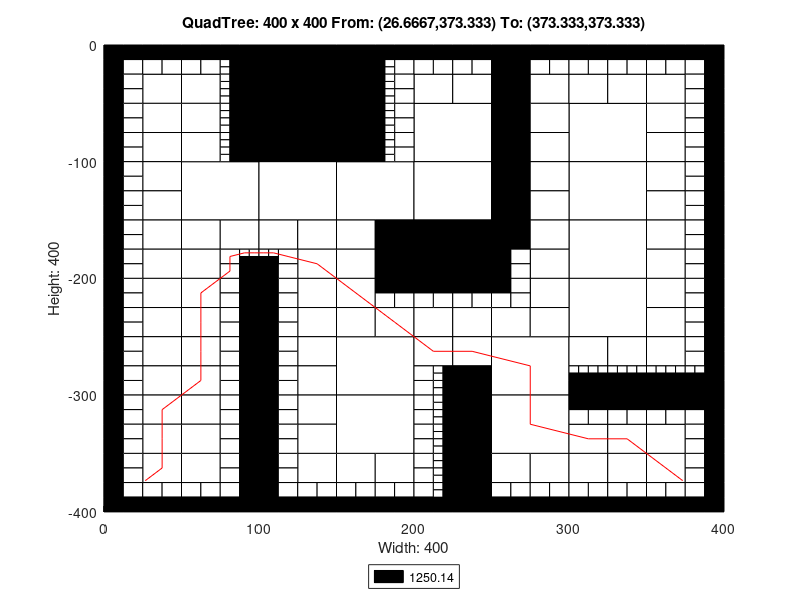

Recreate this plot in MATLAB.
axis([0 400 -400 0]);
title('QuadTree: 400 x 400 From: (26.6667,373.333) To: (373.333,373.333)');
xlabel('Width: 400');
ylabel('Height: 400');
rectangle('Position',[100 -50 50 50], 'FaceColor',[0 0 0]);
rectangle('Position',[100 -100 50 50], 'FaceColor',[0 0 0]);
rectangle('Position',[50 -150 50 50], 'FaceColor',[1 1 1]);
rectangle('Position',[100 -150 50 50], 'FaceColor',[1 1 1]);
rectangle('Position',[150 -150 50 50], 'FaceColor',[1 1 1]);
rectangle('Position',[200 -100 50 50], 'FaceColor',[1 1 1]);
rectangle('Position',[300 -100 50 50], 'FaceColor',[1 1 1]);
rectangle('Position',[200 -150 50 50], 'FaceColor',[1 1 1]);
rectangle('Position',[200 -200 50 50], 'FaceColor',[0 0 0]);
rectangle('Position',[300 -150 50 50], 'FaceColor',[1 1 1]);
rectangle('Position',[300 -200 50 50], 'FaceColor',[1 1 1]);
rectangle('Position',[150 -300 50 50], 'FaceColor',[1 1 1]);
rectangle('Position',[150 -350 50 50], 'FaceColor',[1 1 1]);
rectangle('Position',[250 -300 50 50], 'FaceColor',[1 1 1]);
rectangle('Position',[300 -250 50 50], 'FaceColor',[1 1 1]);
rectangle('Position',[250 -350 50 50], 'FaceColor',[1 1 1]);
rectangle('Position',[25 -50 25 25], 'FaceColor',[1 1 1]);
rectangle('Position',[50 -50 25 25], 'FaceColor',[1 1 1]);
rectangle('Position',[25 -75 25 25], 'FaceColor',[1 1 1]);
rectangle('Position',[25 -100 25 25], 'FaceColor',[1 1 1]);
rectangle('Position',[50 -75 25 25], 'FaceColor',[1 1 1]);
rectangle('Position',[50 -100 25 25], 'FaceColor',[1 1 1]);
rectangle('Position',[150 -25 25 25], 'FaceColor',[0 0 0]);
rectangle('Position',[150 -50 25 25], 'FaceColor',[0 0 0]);
rectangle('Position',[150 -75 25 25], 'FaceColor',[0 0 0]);
rectangle('Position',[150 -100 25 25], 'FaceColor',[0 0 0]);
rectangle('Position',[25 -125 25 25], 'FaceColor',[1 1 1]);
rectangle('Position',[25 -150 25 25], 'FaceColor',[1 1 1]);
rectangle('Position',[25 -175 25 25], 'FaceColor',[1 1 1]);
rectangle('Position',[25 -200 25 25], 'FaceColor',[1 1 1]);
rectangle('Position',[50 -175 25 25], 'FaceColor',[1 1 1]);
rectangle('Position',[75 -175 25 25], 'FaceColor',[1 1 1]);
rectangle('Position',[50 -200 25 25], 'FaceColor',[1 1 1]);
rectangle('Position',[100 -175 25 25], 'FaceColor',[1 1 1]);
rectangle('Position',[125 -175 25 25], 'FaceColor',[1 1 1]);
rectangle('Position',[125 -200 25 25], 'FaceColor',[1 1 1]);
rectangle('Position',[150 -175 25 25], 'FaceColor',[1 1 1]);
rectangle('Position',[175 -175 25 25], 'FaceColor',[0 0 0]);
rectangle('Position',[150 -200 25 25], 'FaceColor',[1 1 1]);
rectangle('Position',[175 -200 25 25], 'FaceColor',[0 0 0]);
rectangle('Position',[200 -50 25 25], 'FaceColor',[1 1 1]);
rectangle('Position',[225 -50 25 25], 'FaceColor',[1 1 1]);
rectangle('Position',[250 -25 25 25], 'FaceColor',[0 0 0]);
rectangle('Position',[250 -50 25 25], 'FaceColor',[0 0 0]);
rectangle('Position',[275 -50 25 25], 'FaceColor',[1 1 1]);
rectangle('Position',[250 -75 25 25], 'FaceColor',[0 0 0]);
rectangle('Position',[275 -75 25 25], 'FaceColor',[1 1 1]);
rectangle('Position',[250 -100 25 25], 'FaceColor',[0 0 0]);
rectangle('Position',[275 -100 25 25], 'FaceColor',[1 1 1]);
rectangle('Position',[300 -50 25 25], 'FaceColor',[1 1 1]);
rectangle('Position',[325 -50 25 25], 'FaceColor',[1 1 1]);
rectangle('Position',[350 -50 25 25], 'FaceColor',[1 1 1]);
rectangle('Position',[350 -75 25 25], 'FaceColor',[1 1 1]);
rectangle('Position',[350 -100 25 25], 'FaceColor',[1 1 1]);
rectangle('Position',[250 -125 25 25], 'FaceColor',[0 0 0]);
rectangle('Position',[275 -125 25 25], 'FaceColor',[1 1 1]);
rectangle('Position',[250 -150 25 25], 'FaceColor',[0 0 0]);
rectangle('Position',[275 -150 25 25], 'FaceColor',[1 1 1]);
rectangle('Position',[250 -175 25 25], 'FaceColor',[0 0 0]);
rectangle('Position',[275 -175 25 25], 'FaceColor',[1 1 1]);
rectangle('Position',[275 -200 25 25], 'FaceColor',[1 1 1]);
rectangle('Position',[350 -125 25 25], 'FaceColor',[1 1 1]);
rectangle('Position',[350 -150 25 25], 'FaceColor',[1 1 1]);
rectangle('Position',[350 -175 25 25], 'FaceColor',[1 1 1]);
rectangle('Position',[350 -200 25 25], 'FaceColor',[1 1 1]);
rectangle('Position',[25 -225 25 25], 'FaceColor',[1 1 1]);
rectangle('Position',[25 -250 25 25], 'FaceColor',[1 1 1]);
rectangle('Position',[50 -225 25 25], 'FaceColor',[1 1 1]);
rectangle('Position',[50 -250 25 25], 'FaceColor',[1 1 1]);
rectangle('Position',[25 -275 25 25], 'FaceColor',[1 1 1]);
rectangle('Position',[25 -300 25 25], 'FaceColor',[1 1 1]);
rectangle('Position',[50 -275 25 25], 'FaceColor',[1 1 1]);
rectangle('Position',[50 -300 25 25], 'FaceColor',[1 1 1]);
rectangle('Position',[125 -225 25 25], 'FaceColor',[1 1 1]);
rectangle('Position',[125 -250 25 25], 'FaceColor',[1 1 1]);
rectangle('Position',[150 -225 25 25], 'FaceColor',[1 1 1]);
rectangle('Position',[150 -250 25 25], 'FaceColor',[1 1 1]);
rectangle('Position',[175 -250 25 25], 'FaceColor',[1 1 1]);
rectangle('Position',[125 -275 25 25], 'FaceColor',[1 1 1]);
rectangle('Position',[125 -300 25 25], 'FaceColor',[1 1 1]);
rectangle('Position',[25 -325 25 25], 'FaceColor',[1 1 1]);
rectangle('Position',[25 -350 25 25], 'FaceColor',[1 1 1]);
rectangle('Position',[50 -325 25 25], 'FaceColor',[1 1 1]);
rectangle('Position',[50 -350 25 25], 'FaceColor',[1 1 1]);
rectangle('Position',[25 -375 25 25], 'FaceColor',[1 1 1]);
rectangle('Position',[50 -375 25 25], 'FaceColor',[1 1 1]);
rectangle('Position',[125 -325 25 25], 'FaceColor',[1 1 1]);
rectangle('Position',[125 -350 25 25], 'FaceColor',[1 1 1]);
rectangle('Position',[125 -375 25 25], 'FaceColor',[1 1 1]);
rectangle('Position',[150 -375 25 25], 'FaceColor',[1 1 1]);
rectangle('Position',[175 -375 25 25], 'FaceColor',[1 1 1]);
rectangle('Position',[200 -250 25 25], 'FaceColor',[1 1 1]);
rectangle('Position',[225 -250 25 25], 'FaceColor',[1 1 1]);
rectangle('Position',[275 -225 25 25], 'FaceColor',[1 1 1]);
rectangle('Position',[250 -250 25 25], 'FaceColor',[1 1 1]);
rectangle('Position',[275 -250 25 25], 'FaceColor',[1 1 1]);
rectangle('Position',[200 -275 25 25], 'FaceColor',[1 1 1]);
rectangle('Position',[225 -275 25 25], 'FaceColor',[1 1 1]);
rectangle('Position',[225 -300 25 25], 'FaceColor',[0 0 0]);
rectangle('Position',[350 -225 25 25], 'FaceColor',[1 1 1]);
rectangle('Position',[350 -250 25 25], 'FaceColor',[1 1 1]);
rectangle('Position',[300 -275 25 25], 'FaceColor',[1 1 1]);
rectangle('Position',[325 -275 25 25], 'FaceColor',[1 1 1]);
rectangle('Position',[350 -275 25 25], 'FaceColor',[1 1 1]);
rectangle('Position',[225 -325 25 25], 'FaceColor',[0 0 0]);
rectangle('Position',[225 -350 25 25], 'FaceColor',[0 0 0]);
rectangle('Position',[225 -375 25 25], 'FaceColor',[0 0 0]);
rectangle('Position',[225 -400 25 25], 'FaceColor',[0 0 0]);
rectangle('Position',[250 -375 25 25], 'FaceColor',[1 1 1]);
rectangle('Position',[275 -375 25 25], 'FaceColor',[1 1 1]);
rectangle('Position',[300 -350 25 25], 'FaceColor',[1 1 1]);
rectangle('Position',[325 -350 25 25], 'FaceColor',[1 1 1]);
rectangle('Position',[350 -350 25 25], 'FaceColor',[1 1 1]);
rectangle('Position',[300 -375 25 25], 'FaceColor',[1 1 1]);
rectangle('Position',[325 -375 25 25], 'FaceColor',[1 1 1]);
rectangle('Position',[350 -375 25 25], 'FaceColor',[1 1 1]);
rectangle('Position',[0 -12.5 12.5 12.5], 'FaceColor',[0 0 0]);
rectangle('Position',[12.5 -12.5 12.5 12.5], 'FaceColor',[0 0 0]);
rectangle('Position',[0 -25 12.5 12.5], 'FaceColor',[0 0 0]);
rectangle('Position',[12.5 -25 12.5 12.5], 'FaceColor',[1 1 1]);
rectangle('Position',[25 -12.5 12.5 12.5], 'FaceColor',[0 0 0]);
rectangle('Position',[37.5 -12.5 12.5 12.5], 'FaceColor',[0 0 0]);
rectangle('Position',[25 -25 12.5 12.5], 'FaceColor',[1 1 1]);
rectangle('Position',[37.5 -25 12.5 12.5], 'FaceColor',[1 1 1]);
rectangle('Position',[0 -37.5 12.5 12.5], 'FaceColor',[0 0 0]);
rectangle('Position',[12.5 -37.5 12.5 12.5], 'FaceColor',[1 1 1]);
rectangle('Position',[0 -50 12.5 12.5], 'FaceColor',[0 0 0]);
rectangle('Position',[12.5 -50 12.5 12.5], 'FaceColor',[1 1 1]);
rectangle('Position',[50 -12.5 12.5 12.5], 'FaceColor',[0 0 0]);
rectangle('Position',[62.5 -12.5 12.5 12.5], 'FaceColor',[0 0 0]);
rectangle('Position',[50 -25 12.5 12.5], 'FaceColor',[1 1 1]);
rectangle('Position',[62.5 -25 12.5 12.5], 'FaceColor',[1 1 1]);
rectangle('Position',[75 -12.5 12.5 12.5], 'FaceColor',[0 0 0]);
rectangle('Position',[87.5 -12.5 12.5 12.5], 'FaceColor',[0 0 0]);
rectangle('Position',[87.5 -25 12.5 12.5], 'FaceColor',[0 0 0]);
rectangle('Position',[87.5 -37.5 12.5 12.5], 'FaceColor',[0 0 0]);
rectangle('Position',[87.5 -50 12.5 12.5], 'FaceColor',[0 0 0]);
rectangle('Position',[0 -62.5 12.5 12.5], 'FaceColor',[0 0 0]);
rectangle('Position',[12.5 -62.5 12.5 12.5], 'FaceColor',[1 1 1]);
rectangle('Position',[0 -75 12.5 12.5], 'FaceColor',[0 0 0]);
rectangle('Position',[12.5 -75 12.5 12.5], 'FaceColor',[1 1 1]);
rectangle('Position',[0 -87.5 12.5 12.5], 'FaceColor',[0 0 0]);
rectangle('Position',[12.5 -87.5 12.5 12.5], 'FaceColor',[1 1 1]);
rectangle('Position',[0 -100 12.5 12.5], 'FaceColor',[0 0 0]);
rectangle('Position',[12.5 -100 12.5 12.5], 'FaceColor',[1 1 1]);
rectangle('Position',[87.5 -62.5 12.5 12.5], 'FaceColor',[0 0 0]);
rectangle('Position',[87.5 -75 12.5 12.5], 'FaceColor',[0 0 0]);
rectangle('Position',[87.5 -87.5 12.5 12.5], 'FaceColor',[0 0 0]);
rectangle('Position',[87.5 -100 12.5 12.5], 'FaceColor',[0 0 0]);
rectangle('Position',[175 -12.5 12.5 12.5], 'FaceColor',[0 0 0]);
rectangle('Position',[187.5 -12.5 12.5 12.5], 'FaceColor',[0 0 0]);
rectangle('Position',[187.5 -25 12.5 12.5], 'FaceColor',[1 1 1]);
rectangle('Position',[187.5 -37.5 12.5 12.5], 'FaceColor',[1 1 1]);
rectangle('Position',[187.5 -50 12.5 12.5], 'FaceColor',[1 1 1]);
rectangle('Position',[187.5 -62.5 12.5 12.5], 'FaceColor',[1 1 1]);
rectangle('Position',[187.5 -75 12.5 12.5], 'FaceColor',[1 1 1]);
rectangle('Position',[187.5 -87.5 12.5 12.5], 'FaceColor',[1 1 1]);
rectangle('Position',[187.5 -100 12.5 12.5], 'FaceColor',[1 1 1]);
rectangle('Position',[0 -112.5 12.5 12.5], 'FaceColor',[0 0 0]);
rectangle('Position',[12.5 -112.5 12.5 12.5], 'FaceColor',[1 1 1]);
rectangle('Position',[0 -125 12.5 12.5], 'FaceColor',[0 0 0]);
rectangle('Position',[12.5 -125 12.5 12.5], 'FaceColor',[1 1 1]);
rectangle('Position',[0 -137.5 12.5 12.5], 'FaceColor',[0 0 0]);
rectangle('Position',[12.5 -137.5 12.5 12.5], 'FaceColor',[1 1 1]);
rectangle('Position',[0 -150 12.5 12.5], 'FaceColor',[0 0 0]);
rectangle('Position',[12.5 -150 12.5 12.5], 'FaceColor',[1 1 1]);
rectangle('Position',[0 -162.5 12.5 12.5], 'FaceColor',[0 0 0]);
rectangle('Position',[12.5 -162.5 12.5 12.5], 'FaceColor',[1 1 1]);
rectangle('Position',[0 -175 12.5 12.5], 'FaceColor',[0 0 0]);
rectangle('Position',[12.5 -175 12.5 12.5], 'FaceColor',[1 1 1]);
rectangle('Position',[0 -187.5 12.5 12.5], 'FaceColor',[0 0 0]);
rectangle('Position',[12.5 -187.5 12.5 12.5], 'FaceColor',[1 1 1]);
rectangle('Position',[0 -200 12.5 12.5], 'FaceColor',[0 0 0]);
rectangle('Position',[12.5 -200 12.5 12.5], 'FaceColor',[1 1 1]);
rectangle('Position',[75 -187.5 12.5 12.5], 'FaceColor',[1 1 1]);
rectangle('Position',[75 -200 12.5 12.5], 'FaceColor',[1 1 1]);
rectangle('Position',[87.5 -200 12.5 12.5], 'FaceColor',[0 0 0]);
rectangle('Position',[112.5 -187.5 12.5 12.5], 'FaceColor',[1 1 1]);
rectangle('Position',[100 -200 12.5 12.5], 'FaceColor',[0 0 0]);
rectangle('Position',[112.5 -200 12.5 12.5], 'FaceColor',[1 1 1]);
rectangle('Position',[200 -12.5 12.5 12.5], 'FaceColor',[0 0 0]);
rectangle('Position',[212.5 -12.5 12.5 12.5], 'FaceColor',[0 0 0]);
rectangle('Position',[200 -25 12.5 12.5], 'FaceColor',[1 1 1]);
rectangle('Position',[212.5 -25 12.5 12.5], 'FaceColor',[1 1 1]);
rectangle('Position',[225 -12.5 12.5 12.5], 'FaceColor',[0 0 0]);
rectangle('Position',[237.5 -12.5 12.5 12.5], 'FaceColor',[0 0 0]);
rectangle('Position',[225 -25 12.5 12.5], 'FaceColor',[1 1 1]);
rectangle('Position',[237.5 -25 12.5 12.5], 'FaceColor',[1 1 1]);
rectangle('Position',[275 -12.5 12.5 12.5], 'FaceColor',[0 0 0]);
rectangle('Position',[287.5 -12.5 12.5 12.5], 'FaceColor',[0 0 0]);
rectangle('Position',[275 -25 12.5 12.5], 'FaceColor',[1 1 1]);
rectangle('Position',[287.5 -25 12.5 12.5], 'FaceColor',[1 1 1]);
rectangle('Position',[300 -12.5 12.5 12.5], 'FaceColor',[0 0 0]);
rectangle('Position',[312.5 -12.5 12.5 12.5], 'FaceColor',[0 0 0]);
rectangle('Position',[300 -25 12.5 12.5], 'FaceColor',[1 1 1]);
rectangle('Position',[312.5 -25 12.5 12.5], 'FaceColor',[1 1 1]);
rectangle('Position',[325 -12.5 12.5 12.5], 'FaceColor',[0 0 0]);
rectangle('Position',[337.5 -12.5 12.5 12.5], 'FaceColor',[0 0 0]);
rectangle('Position',[325 -25 12.5 12.5], 'FaceColor',[1 1 1]);
rectangle('Position',[337.5 -25 12.5 12.5], 'FaceColor',[1 1 1]);
rectangle('Position',[350 -12.5 12.5 12.5], 'FaceColor',[0 0 0]);
rectangle('Position',[362.5 -12.5 12.5 12.5], 'FaceColor',[0 0 0]);
rectangle('Position',[350 -25 12.5 12.5], 'FaceColor',[1 1 1]);
rectangle('Position',[362.5 -25 12.5 12.5], 'FaceColor',[1 1 1]);
rectangle('Position',[375 -12.5 12.5 12.5], 'FaceColor',[0 0 0]);
rectangle('Position',[387.5 -12.5 12.5 12.5], 'FaceColor',[0 0 0]);
rectangle('Position',[375 -25 12.5 12.5], 'FaceColor',[1 1 1]);
rectangle('Position',[387.5 -25 12.5 12.5], 'FaceColor',[0 0 0]);
rectangle('Position',[375 -37.5 12.5 12.5], 'FaceColor',[1 1 1]);
rectangle('Position',[387.5 -37.5 12.5 12.5], 'FaceColor',[0 0 0]);
rectangle('Position',[375 -50 12.5 12.5], 'FaceColor',[1 1 1]);
rectangle('Position',[387.5 -50 12.5 12.5], 'FaceColor',[0 0 0]);
rectangle('Position',[375 -62.5 12.5 12.5], 'FaceColor',[1 1 1]);
rectangle('Position',[387.5 -62.5 12.5 12.5], 'FaceColor',[0 0 0]);
rectangle('Position',[375 -75 12.5 12.5], 'FaceColor',[1 1 1]);
rectangle('Position',[387.5 -75 12.5 12.5], 'FaceColor',[0 0 0]);
rectangle('Position',[375 -87.5 12.5 12.5], 'FaceColor',[1 1 1]);
rectangle('Position',[387.5 -87.5 12.5 12.5], 'FaceColor',[0 0 0]);
rectangle('Position',[375 -100 12.5 12.5], 'FaceColor',[1 1 1]);
rectangle('Position',[387.5 -100 12.5 12.5], 'FaceColor',[0 0 0]);
rectangle('Position',[250 -187.5 12.5 12.5], 'FaceColor',[0 0 0]);
rectangle('Position',[262.5 -187.5 12.5 12.5], 'FaceColor',[1 1 1]);
rectangle('Position',[250 -200 12.5 12.5], 'FaceColor',[0 0 0]);
rectangle('Position',[262.5 -200 12.5 12.5], 'FaceColor',[1 1 1]);
rectangle('Position',[375 -112.5 12.5 12.5], 'FaceColor',[1 1 1]);
rectangle('Position',[387.5 -112.5 12.5 12.5], 'FaceColor',[0 0 0]);
rectangle('Position',[375 -125 12.5 12.5], 'FaceColor',[1 1 1]);
rectangle('Position',[387.5 -125 12.5 12.5], 'FaceColor',[0 0 0]);
rectangle('Position',[375 -137.5 12.5 12.5], 'FaceColor',[1 1 1]);
rectangle('Position',[387.5 -137.5 12.5 12.5], 'FaceColor',[0 0 0]);
rectangle('Position',[375 -150 12.5 12.5], 'FaceColor',[1 1 1]);
rectangle('Position',[387.5 -150 12.5 12.5], 'FaceColor',[0 0 0]);
rectangle('Position',[375 -162.5 12.5 12.5], 'FaceColor',[1 1 1]);
rectangle('Position',[387.5 -162.5 12.5 12.5], 'FaceColor',[0 0 0]);
rectangle('Position',[375 -175 12.5 12.5], 'FaceColor',[1 1 1]);
rectangle('Position',[387.5 -175 12.5 12.5], 'FaceColor',[0 0 0]);
rectangle('Position',[375 -187.5 12.5 12.5], 'FaceColor',[1 1 1]);
rectangle('Position',[387.5 -187.5 12.5 12.5], 'FaceColor',[0 0 0]);
rectangle('Position',[375 -200 12.5 12.5], 'FaceColor',[1 1 1]);
rectangle('Position',[387.5 -200 12.5 12.5], 'FaceColor',[0 0 0]);
rectangle('Position',[0 -212.5 12.5 12.5], 'FaceColor',[0 0 0]);
rectangle('Position',[12.5 -212.5 12.5 12.5], 'FaceColor',[1 1 1]);
rectangle('Position',[0 -225 12.5 12.5], 'FaceColor',[0 0 0]);
rectangle('Position',[12.5 -225 12.5 12.5], 'FaceColor',[1 1 1]);
rectangle('Position',[0 -237.5 12.5 12.5], 'FaceColor',[0 0 0]);
rectangle('Position',[12.5 -237.5 12.5 12.5], 'FaceColor',[1 1 1]);
rectangle('Position',[0 -250 12.5 12.5], 'FaceColor',[0 0 0]);
rectangle('Position',[12.5 -250 12.5 12.5], 'FaceColor',[1 1 1]);
rectangle('Position',[75 -212.5 12.5 12.5], 'FaceColor',[1 1 1]);
rectangle('Position',[87.5 -212.5 12.5 12.5], 'FaceColor',[0 0 0]);
rectangle('Position',[75 -225 12.5 12.5], 'FaceColor',[1 1 1]);
rectangle('Position',[87.5 -225 12.5 12.5], 'FaceColor',[0 0 0]);
rectangle('Position',[75 -237.5 12.5 12.5], 'FaceColor',[1 1 1]);
rectangle('Position',[87.5 -237.5 12.5 12.5], 'FaceColor',[0 0 0]);
rectangle('Position',[75 -250 12.5 12.5], 'FaceColor',[1 1 1]);
rectangle('Position',[87.5 -250 12.5 12.5], 'FaceColor',[0 0 0]);
rectangle('Position',[0 -262.5 12.5 12.5], 'FaceColor',[0 0 0]);
rectangle('Position',[12.5 -262.5 12.5 12.5], 'FaceColor',[1 1 1]);
rectangle('Position',[0 -275 12.5 12.5], 'FaceColor',[0 0 0]);
rectangle('Position',[12.5 -275 12.5 12.5], 'FaceColor',[1 1 1]);
rectangle('Position',[0 -287.5 12.5 12.5], 'FaceColor',[0 0 0]);
rectangle('Position',[12.5 -287.5 12.5 12.5], 'FaceColor',[1 1 1]);
rectangle('Position',[0 -300 12.5 12.5], 'FaceColor',[0 0 0]);
rectangle('Position',[12.5 -300 12.5 12.5], 'FaceColor',[1 1 1]);
rectangle('Position',[75 -262.5 12.5 12.5], 'FaceColor',[1 1 1]);
rectangle('Position',[87.5 -262.5 12.5 12.5], 'FaceColor',[0 0 0]);
rectangle('Position',[75 -275 12.5 12.5], 'FaceColor',[1 1 1]);
rectangle('Position',[87.5 -275 12.5 12.5], 'FaceColor',[0 0 0]);
rectangle('Position',[75 -287.5 12.5 12.5], 'FaceColor',[1 1 1]);
rectangle('Position',[87.5 -287.5 12.5 12.5], 'FaceColor',[0 0 0]);
rectangle('Position',[75 -300 12.5 12.5], 'FaceColor',[1 1 1]);
rectangle('Position',[87.5 -300 12.5 12.5], 'FaceColor',[0 0 0]);
rectangle('Position',[100 -212.5 12.5 12.5], 'FaceColor',[0 0 0]);
rectangle('Position',[112.5 -212.5 12.5 12.5], 'FaceColor',[1 1 1]);
rectangle('Position',[100 -225 12.5 12.5], 'FaceColor',[0 0 0]);
rectangle('Position',[112.5 -225 12.5 12.5], 'FaceColor',[1 1 1]);
rectangle('Position',[100 -237.5 12.5 12.5], 'FaceColor',[0 0 0]);
rectangle('Position',[112.5 -237.5 12.5 12.5], 'FaceColor',[1 1 1]);
rectangle('Position',[100 -250 12.5 12.5], 'FaceColor',[0 0 0]);
rectangle('Position',[112.5 -250 12.5 12.5], 'FaceColor',[1 1 1]);
rectangle('Position',[175 -212.5 12.5 12.5], 'FaceColor',[0 0 0]);
rectangle('Position',[187.5 -212.5 12.5 12.5], 'FaceColor',[0 0 0]);
rectangle('Position',[175 -225 12.5 12.5], 'FaceColor',[1 1 1]);
rectangle('Position',[187.5 -225 12.5 12.5], 'FaceColor',[1 1 1]);
rectangle('Position',[100 -262.5 12.5 12.5], 'FaceColor',[0 0 0]);
rectangle('Position',[112.5 -262.5 12.5 12.5], 'FaceColor',[1 1 1]);
rectangle('Position',[100 -275 12.5 12.5], 'FaceColor',[0 0 0]);
rectangle('Position',[112.5 -275 12.5 12.5], 'FaceColor',[1 1 1]);
rectangle('Position',[100 -287.5 12.5 12.5], 'FaceColor',[0 0 0]);
rectangle('Position',[112.5 -287.5 12.5 12.5], 'FaceColor',[1 1 1]);
rectangle('Position',[100 -300 12.5 12.5], 'FaceColor',[0 0 0]);
rectangle('Position',[112.5 -300 12.5 12.5], 'FaceColor',[1 1 1]);
rectangle('Position',[0 -312.5 12.5 12.5], 'FaceColor',[0 0 0]);
rectangle('Position',[12.5 -312.5 12.5 12.5], 'FaceColor',[1 1 1]);
rectangle('Position',[0 -325 12.5 12.5], 'FaceColor',[0 0 0]);
rectangle('Position',[12.5 -325 12.5 12.5], 'FaceColor',[1 1 1]);
rectangle('Position',[0 -337.5 12.5 12.5], 'FaceColor',[0 0 0]);
rectangle('Position',[12.5 -337.5 12.5 12.5], 'FaceColor',[1 1 1]);
rectangle('Position',[0 -350 12.5 12.5], 'FaceColor',[0 0 0]);
rectangle('Position',[12.5 -350 12.5 12.5], 'FaceColor',[1 1 1]);
rectangle('Position',[75 -312.5 12.5 12.5], 'FaceColor',[1 1 1]);
rectangle('Position',[87.5 -312.5 12.5 12.5], 'FaceColor',[0 0 0]);
rectangle('Position',[75 -325 12.5 12.5], 'FaceColor',[1 1 1]);
rectangle('Position',[87.5 -325 12.5 12.5], 'FaceColor',[0 0 0]);
rectangle('Position',[75 -337.5 12.5 12.5], 'FaceColor',[1 1 1]);
rectangle('Position',[87.5 -337.5 12.5 12.5], 'FaceColor',[0 0 0]);
rectangle('Position',[75 -350 12.5 12.5], 'FaceColor',[1 1 1]);
rectangle('Position',[87.5 -350 12.5 12.5], 'FaceColor',[0 0 0]);
rectangle('Position',[0 -362.5 12.5 12.5], 'FaceColor',[0 0 0]);
rectangle('Position',[12.5 -362.5 12.5 12.5], 'FaceColor',[1 1 1]);
rectangle('Position',[0 -375 12.5 12.5], 'FaceColor',[0 0 0]);
rectangle('Position',[12.5 -375 12.5 12.5], 'FaceColor',[1 1 1]);
rectangle('Position',[0 -387.5 12.5 12.5], 'FaceColor',[0 0 0]);
rectangle('Position',[12.5 -387.5 12.5 12.5], 'FaceColor',[1 1 1]);
rectangle('Position',[0 -400 12.5 12.5], 'FaceColor',[0 0 0]);
rectangle('Position',[12.5 -400 12.5 12.5], 'FaceColor',[0 0 0]);
rectangle('Position',[25 -387.5 12.5 12.5], 'FaceColor',[1 1 1]);
rectangle('Position',[37.5 -387.5 12.5 12.5], 'FaceColor',[1 1 1]);
rectangle('Position',[25 -400 12.5 12.5], 'FaceColor',[0 0 0]);
rectangle('Position',[37.5 -400 12.5 12.5], 'FaceColor',[0 0 0]);
rectangle('Position',[75 -362.5 12.5 12.5], 'FaceColor',[1 1 1]);
rectangle('Position',[87.5 -362.5 12.5 12.5], 'FaceColor',[0 0 0]);
rectangle('Position',[75 -375 12.5 12.5], 'FaceColor',[1 1 1]);
rectangle('Position',[87.5 -375 12.5 12.5], 'FaceColor',[0 0 0]);
rectangle('Position',[50 -387.5 12.5 12.5], 'FaceColor',[1 1 1]);
rectangle('Position',[62.5 -387.5 12.5 12.5], 'FaceColor',[1 1 1]);
rectangle('Position',[50 -400 12.5 12.5], 'FaceColor',[0 0 0]);
rectangle('Position',[62.5 -400 12.5 12.5], 'FaceColor',[0 0 0]);
rectangle('Position',[75 -387.5 12.5 12.5], 'FaceColor',[1 1 1]);
rectangle('Position',[87.5 -387.5 12.5 12.5], 'FaceColor',[0 0 0]);
rectangle('Position',[75 -400 12.5 12.5], 'FaceColor',[0 0 0]);
rectangle('Position',[87.5 -400 12.5 12.5], 'FaceColor',[0 0 0]);
rectangle('Position',[100 -312.5 12.5 12.5], 'FaceColor',[0 0 0]);
rectangle('Position',[112.5 -312.5 12.5 12.5], 'FaceColor',[1 1 1]);
rectangle('Position',[100 -325 12.5 12.5], 'FaceColor',[0 0 0]);
rectangle('Position',[112.5 -325 12.5 12.5], 'FaceColor',[1 1 1]);
rectangle('Position',[100 -337.5 12.5 12.5], 'FaceColor',[0 0 0]);
rectangle('Position',[112.5 -337.5 12.5 12.5], 'FaceColor',[1 1 1]);
rectangle('Position',[100 -350 12.5 12.5], 'FaceColor',[0 0 0]);
rectangle('Position',[112.5 -350 12.5 12.5], 'FaceColor',[1 1 1]);
rectangle('Position',[100 -362.5 12.5 12.5], 'FaceColor',[0 0 0]);
rectangle('Position',[112.5 -362.5 12.5 12.5], 'FaceColor',[1 1 1]);
rectangle('Position',[100 -375 12.5 12.5], 'FaceColor',[0 0 0]);
rectangle('Position',[112.5 -375 12.5 12.5], 'FaceColor',[1 1 1]);
rectangle('Position',[100 -387.5 12.5 12.5], 'FaceColor',[0 0 0]);
rectangle('Position',[112.5 -387.5 12.5 12.5], 'FaceColor',[1 1 1]);
rectangle('Position',[100 -400 12.5 12.5], 'FaceColor',[0 0 0]);
rectangle('Position',[112.5 -400 12.5 12.5], 'FaceColor',[0 0 0]);
rectangle('Position',[125 -387.5 12.5 12.5], 'FaceColor',[1 1 1]);
rectangle('Position',[137.5 -387.5 12.5 12.5], 'FaceColor',[1 1 1]);
rectangle('Position',[125 -400 12.5 12.5], 'FaceColor',[0 0 0]);
rectangle('Position',[137.5 -400 12.5 12.5], 'FaceColor',[0 0 0]);
rectangle('Position',[150 -387.5 12.5 12.5], 'FaceColor',[1 1 1]);
rectangle('Position',[162.5 -387.5 12.5 12.5], 'FaceColor',[1 1 1]);
rectangle('Position',[150 -400 12.5 12.5], 'FaceColor',[0 0 0]);
rectangle('Position',[162.5 -400 12.5 12.5], 'FaceColor',[0 0 0]);
rectangle('Position',[175 -387.5 12.5 12.5], 'FaceColor',[1 1 1]);
rectangle('Position',[187.5 -387.5 12.5 12.5], 'FaceColor',[1 1 1]);
rectangle('Position',[175 -400 12.5 12.5], 'FaceColor',[0 0 0]);
rectangle('Position',[187.5 -400 12.5 12.5], 'FaceColor',[0 0 0]);
rectangle('Position',[200 -212.5 12.5 12.5], 'FaceColor',[0 0 0]);
rectangle('Position',[212.5 -212.5 12.5 12.5], 'FaceColor',[0 0 0]);
rectangle('Position',[200 -225 12.5 12.5], 'FaceColor',[1 1 1]);
rectangle('Position',[212.5 -225 12.5 12.5], 'FaceColor',[1 1 1]);
rectangle('Position',[225 -212.5 12.5 12.5], 'FaceColor',[0 0 0]);
rectangle('Position',[237.5 -212.5 12.5 12.5], 'FaceColor',[0 0 0]);
rectangle('Position',[225 -225 12.5 12.5], 'FaceColor',[1 1 1]);
rectangle('Position',[237.5 -225 12.5 12.5], 'FaceColor',[1 1 1]);
rectangle('Position',[250 -212.5 12.5 12.5], 'FaceColor',[0 0 0]);
rectangle('Position',[262.5 -212.5 12.5 12.5], 'FaceColor',[1 1 1]);
rectangle('Position',[250 -225 12.5 12.5], 'FaceColor',[1 1 1]);
rectangle('Position',[262.5 -225 12.5 12.5], 'FaceColor',[1 1 1]);
rectangle('Position',[200 -287.5 12.5 12.5], 'FaceColor',[1 1 1]);
rectangle('Position',[200 -300 12.5 12.5], 'FaceColor',[1 1 1]);
rectangle('Position',[375 -212.5 12.5 12.5], 'FaceColor',[1 1 1]);
rectangle('Position',[387.5 -212.5 12.5 12.5], 'FaceColor',[0 0 0]);
rectangle('Position',[375 -225 12.5 12.5], 'FaceColor',[1 1 1]);
rectangle('Position',[387.5 -225 12.5 12.5], 'FaceColor',[0 0 0]);
rectangle('Position',[375 -237.5 12.5 12.5], 'FaceColor',[1 1 1]);
rectangle('Position',[387.5 -237.5 12.5 12.5], 'FaceColor',[0 0 0]);
rectangle('Position',[375 -250 12.5 12.5], 'FaceColor',[1 1 1]);
rectangle('Position',[387.5 -250 12.5 12.5], 'FaceColor',[0 0 0]);
rectangle('Position',[300 -300 12.5 12.5], 'FaceColor',[0 0 0]);
rectangle('Position',[312.5 -300 12.5 12.5], 'FaceColor',[0 0 0]);
rectangle('Position',[325 -300 12.5 12.5], 'FaceColor',[0 0 0]);
rectangle('Position',[337.5 -300 12.5 12.5], 'FaceColor',[0 0 0]);
rectangle('Position',[375 -262.5 12.5 12.5], 'FaceColor',[1 1 1]);
rectangle('Position',[387.5 -262.5 12.5 12.5], 'FaceColor',[0 0 0]);
rectangle('Position',[375 -275 12.5 12.5], 'FaceColor',[1 1 1]);
rectangle('Position',[387.5 -275 12.5 12.5], 'FaceColor',[0 0 0]);
rectangle('Position',[350 -300 12.5 12.5], 'FaceColor',[0 0 0]);
rectangle('Position',[362.5 -300 12.5 12.5], 'FaceColor',[0 0 0]);
rectangle('Position',[387.5 -287.5 12.5 12.5], 'FaceColor',[0 0 0]);
rectangle('Position',[375 -300 12.5 12.5], 'FaceColor',[0 0 0]);
rectangle('Position',[387.5 -300 12.5 12.5], 'FaceColor',[0 0 0]);
rectangle('Position',[200 -312.5 12.5 12.5], 'FaceColor',[1 1 1]);
rectangle('Position',[200 -325 12.5 12.5], 'FaceColor',[1 1 1]);
rectangle('Position',[200 -337.5 12.5 12.5], 'FaceColor',[1 1 1]);
rectangle('Position',[200 -350 12.5 12.5], 'FaceColor',[1 1 1]);
rectangle('Position',[200 -362.5 12.5 12.5], 'FaceColor',[1 1 1]);
rectangle('Position',[200 -375 12.5 12.5], 'FaceColor',[1 1 1]);
rectangle('Position',[200 -387.5 12.5 12.5], 'FaceColor',[1 1 1]);
rectangle('Position',[200 -400 12.5 12.5], 'FaceColor',[0 0 0]);
rectangle('Position',[212.5 -400 12.5 12.5], 'FaceColor',[0 0 0]);
rectangle('Position',[250 -387.5 12.5 12.5], 'FaceColor',[1 1 1]);
rectangle('Position',[262.5 -387.5 12.5 12.5], 'FaceColor',[1 1 1]);
rectangle('Position',[250 -400 12.5 12.5], 'FaceColor',[0 0 0]);
rectangle('Position',[262.5 -400 12.5 12.5], 'FaceColor',[0 0 0]);
rectangle('Position',[275 -387.5 12.5 12.5], 'FaceColor',[1 1 1]);
rectangle('Position',[287.5 -387.5 12.5 12.5], 'FaceColor',[1 1 1]);
rectangle('Position',[275 -400 12.5 12.5], 'FaceColor',[0 0 0]);
rectangle('Position',[287.5 -400 12.5 12.5], 'FaceColor',[0 0 0]);
rectangle('Position',[300 -312.5 12.5 12.5], 'FaceColor',[0 0 0]);
rectangle('Position',[312.5 -312.5 12.5 12.5], 'FaceColor',[0 0 0]);
rectangle('Position',[300 -325 12.5 12.5], 'FaceColor',[1 1 1]);
rectangle('Position',[312.5 -325 12.5 12.5], 'FaceColor',[1 1 1]);
rectangle('Position',[325 -312.5 12.5 12.5], 'FaceColor',[0 0 0]);
rectangle('Position',[337.5 -312.5 12.5 12.5], 'FaceColor',[0 0 0]);
rectangle('Position',[325 -325 12.5 12.5], 'FaceColor',[1 1 1]);
rectangle('Position',[337.5 -325 12.5 12.5], 'FaceColor',[1 1 1]);
rectangle('Position',[350 -312.5 12.5 12.5], 'FaceColor',[0 0 0]);
rectangle('Position',[362.5 -312.5 12.5 12.5], 'FaceColor',[0 0 0]);
rectangle('Position',[350 -325 12.5 12.5], 'FaceColor',[1 1 1]);
rectangle('Position',[362.5 -325 12.5 12.5], 'FaceColor',[1 1 1]);
rectangle('Position',[375 -312.5 12.5 12.5], 'FaceColor',[0 0 0]);
rectangle('Position',[387.5 -312.5 12.5 12.5], 'FaceColor',[0 0 0]);
rectangle('Position',[375 -325 12.5 12.5], 'FaceColor',[1 1 1]);
rectangle('Position',[387.5 -325 12.5 12.5], 'FaceColor',[0 0 0]);
rectangle('Position',[375 -337.5 12.5 12.5], 'FaceColor',[1 1 1]);
rectangle('Position',[387.5 -337.5 12.5 12.5], 'FaceColor',[0 0 0]);
rectangle('Position',[375 -350 12.5 12.5], 'FaceColor',[1 1 1]);
rectangle('Position',[387.5 -350 12.5 12.5], 'FaceColor',[0 0 0]);
rectangle('Position',[300 -387.5 12.5 12.5], 'FaceColor',[1 1 1]);
rectangle('Position',[312.5 -387.5 12.5 12.5], 'FaceColor',[1 1 1]);
rectangle('Position',[300 -400 12.5 12.5], 'FaceColor',[0 0 0]);
rectangle('Position',[312.5 -400 12.5 12.5], 'FaceColor',[0 0 0]);
rectangle('Position',[325 -387.5 12.5 12.5], 'FaceColor',[1 1 1]);
rectangle('Position',[337.5 -387.5 12.5 12.5], 'FaceColor',[1 1 1]);
rectangle('Position',[325 -400 12.5 12.5], 'FaceColor',[0 0 0]);
rectangle('Position',[337.5 -400 12.5 12.5], 'FaceColor',[0 0 0]);
rectangle('Position',[375 -362.5 12.5 12.5], 'FaceColor',[1 1 1]);
rectangle('Position',[387.5 -362.5 12.5 12.5], 'FaceColor',[0 0 0]);
rectangle('Position',[375 -375 12.5 12.5], 'FaceColor',[1 1 1]);
rectangle('Position',[387.5 -375 12.5 12.5], 'FaceColor',[0 0 0]);
rectangle('Position',[350 -387.5 12.5 12.5], 'FaceColor',[1 1 1]);
rectangle('Position',[362.5 -387.5 12.5 12.5], 'FaceColor',[1 1 1]);
rectangle('Position',[350 -400 12.5 12.5], 'FaceColor',[0 0 0]);
rectangle('Position',[362.5 -400 12.5 12.5], 'FaceColor',[0 0 0]);
rectangle('Position',[375 -387.5 12.5 12.5], 'FaceColor',[1 1 1]);
rectangle('Position',[387.5 -387.5 12.5 12.5], 'FaceColor',[0 0 0]);
rectangle('Position',[375 -400 12.5 12.5], 'FaceColor',[0 0 0]);
rectangle('Position',[387.5 -400 12.5 12.5], 'FaceColor',[0 0 0]);
rectangle('Position',[75 -18.75 6.25 6.25], 'FaceColor',[1 1 1]);
rectangle('Position',[81.25 -18.75 6.25 6.25], 'FaceColor',[0 0 0]);
rectangle('Position',[75 -25 6.25 6.25], 'FaceColor',[1 1 1]);
rectangle('Position',[81.25 -25 6.25 6.25], 'FaceColor',[0 0 0]);
rectangle('Position',[75 -31.25 6.25 6.25], 'FaceColor',[1 1 1]);
rectangle('Position',[81.25 -31.25 6.25 6.25], 'FaceColor',[0 0 0]);
rectangle('Position',[75 -37.5 6.25 6.25], 'FaceColor',[1 1 1]);
rectangle('Position',[81.25 -37.5 6.25 6.25], 'FaceColor',[0 0 0]);
rectangle('Position',[75 -43.75 6.25 6.25], 'FaceColor',[1 1 1]);
rectangle('Position',[81.25 -43.75 6.25 6.25], 'FaceColor',[0 0 0]);
rectangle('Position',[75 -50 6.25 6.25], 'FaceColor',[1 1 1]);
rectangle('Position',[81.25 -50 6.25 6.25], 'FaceColor',[0 0 0]);
rectangle('Position',[75 -56.25 6.25 6.25], 'FaceColor',[1 1 1]);
rectangle('Position',[81.25 -56.25 6.25 6.25], 'FaceColor',[0 0 0]);
rectangle('Position',[75 -62.5 6.25 6.25], 'FaceColor',[1 1 1]);
rectangle('Position',[81.25 -62.5 6.25 6.25], 'FaceColor',[0 0 0]);
rectangle('Position',[75 -68.75 6.25 6.25], 'FaceColor',[1 1 1]);
rectangle('Position',[81.25 -68.75 6.25 6.25], 'FaceColor',[0 0 0]);
rectangle('Position',[75 -75 6.25 6.25], 'FaceColor',[1 1 1]);
rectangle('Position',[81.25 -75 6.25 6.25], 'FaceColor',[0 0 0]);
rectangle('Position',[75 -81.25 6.25 6.25], 'FaceColor',[1 1 1]);
rectangle('Position',[81.25 -81.25 6.25 6.25], 'FaceColor',[0 0 0]);
rectangle('Position',[75 -87.5 6.25 6.25], 'FaceColor',[1 1 1]);
rectangle('Position',[81.25 -87.5 6.25 6.25], 'FaceColor',[0 0 0]);
rectangle('Position',[75 -93.75 6.25 6.25], 'FaceColor',[1 1 1]);
rectangle('Position',[81.25 -93.75 6.25 6.25], 'FaceColor',[0 0 0]);
rectangle('Position',[75 -100 6.25 6.25], 'FaceColor',[1 1 1]);
rectangle('Position',[81.25 -100 6.25 6.25], 'FaceColor',[0 0 0]);
rectangle('Position',[175 -18.75 6.25 6.25], 'FaceColor',[0 0 0]);
rectangle('Position',[181.25 -18.75 6.25 6.25], 'FaceColor',[1 1 1]);
rectangle('Position',[175 -25 6.25 6.25], 'FaceColor',[0 0 0]);
rectangle('Position',[181.25 -25 6.25 6.25], 'FaceColor',[1 1 1]);
rectangle('Position',[175 -31.25 6.25 6.25], 'FaceColor',[0 0 0]);
rectangle('Position',[181.25 -31.25 6.25 6.25], 'FaceColor',[1 1 1]);
rectangle('Position',[175 -37.5 6.25 6.25], 'FaceColor',[0 0 0]);
rectangle('Position',[181.25 -37.5 6.25 6.25], 'FaceColor',[1 1 1]);
rectangle('Position',[175 -43.75 6.25 6.25], 'FaceColor',[0 0 0]);
rectangle('Position',[181.25 -43.75 6.25 6.25], 'FaceColor',[1 1 1]);
rectangle('Position',[175 -50 6.25 6.25], 'FaceColor',[0 0 0]);
rectangle('Position',[181.25 -50 6.25 6.25], 'FaceColor',[1 1 1]);
rectangle('Position',[175 -56.25 6.25 6.25], 'FaceColor',[0 0 0]);
rectangle('Position',[181.25 -56.25 6.25 6.25], 'FaceColor',[1 1 1]);
rectangle('Position',[175 -62.5 6.25 6.25], 'FaceColor',[0 0 0]);
rectangle('Position',[181.25 -62.5 6.25 6.25], 'FaceColor',[1 1 1]);
rectangle('Position',[175 -68.75 6.25 6.25], 'FaceColor',[0 0 0]);
rectangle('Position',[181.25 -68.75 6.25 6.25], 'FaceColor',[1 1 1]);
rectangle('Position',[175 -75 6.25 6.25], 'FaceColor',[0 0 0]);
rectangle('Position',[181.25 -75 6.25 6.25], 'FaceColor',[1 1 1]);
rectangle('Position',[175 -81.25 6.25 6.25], 'FaceColor',[0 0 0]);
rectangle('Position',[181.25 -81.25 6.25 6.25], 'FaceColor',[1 1 1]);
rectangle('Position',[175 -87.5 6.25 6.25], 'FaceColor',[0 0 0]);
rectangle('Position',[181.25 -87.5 6.25 6.25], 'FaceColor',[1 1 1]);
rectangle('Position',[175 -93.75 6.25 6.25], 'FaceColor',[0 0 0]);
rectangle('Position',[181.25 -93.75 6.25 6.25], 'FaceColor',[1 1 1]);
rectangle('Position',[175 -100 6.25 6.25], 'FaceColor',[0 0 0]);
rectangle('Position',[181.25 -100 6.25 6.25], 'FaceColor',[1 1 1]);
rectangle('Position',[87.5 -181.25 6.25 6.25], 'FaceColor',[1 1 1]);
rectangle('Position',[93.75 -181.25 6.25 6.25], 'FaceColor',[1 1 1]);
rectangle('Position',[87.5 -187.5 6.25 6.25], 'FaceColor',[0 0 0]);
rectangle('Position',[93.75 -187.5 6.25 6.25], 'FaceColor',[0 0 0]);
rectangle('Position',[100 -181.25 6.25 6.25], 'FaceColor',[1 1 1]);
rectangle('Position',[106.25 -181.25 6.25 6.25], 'FaceColor',[1 1 1]);
rectangle('Position',[100 -187.5 6.25 6.25], 'FaceColor',[0 0 0]);
rectangle('Position',[106.25 -187.5 6.25 6.25], 'FaceColor',[0 0 0]);
rectangle('Position',[212.5 -281.25 6.25 6.25], 'FaceColor',[1 1 1]);
rectangle('Position',[218.75 -281.25 6.25 6.25], 'FaceColor',[0 0 0]);
rectangle('Position',[212.5 -287.5 6.25 6.25], 'FaceColor',[1 1 1]);
rectangle('Position',[218.75 -287.5 6.25 6.25], 'FaceColor',[0 0 0]);
rectangle('Position',[212.5 -293.75 6.25 6.25], 'FaceColor',[1 1 1]);
rectangle('Position',[218.75 -293.75 6.25 6.25], 'FaceColor',[0 0 0]);
rectangle('Position',[212.5 -300 6.25 6.25], 'FaceColor',[1 1 1]);
rectangle('Position',[218.75 -300 6.25 6.25], 'FaceColor',[0 0 0]);
rectangle('Position',[300 -281.25 6.25 6.25], 'FaceColor',[1 1 1]);
rectangle('Position',[306.25 -281.25 6.25 6.25], 'FaceColor',[1 1 1]);
rectangle('Position',[300 -287.5 6.25 6.25], 'FaceColor',[0 0 0]);
rectangle('Position',[306.25 -287.5 6.25 6.25], 'FaceColor',[0 0 0]);
rectangle('Position',[312.5 -281.25 6.25 6.25], 'FaceColor',[1 1 1]);
rectangle('Position',[318.75 -281.25 6.25 6.25], 'FaceColor',[1 1 1]);
rectangle('Position',[312.5 -287.5 6.25 6.25], 'FaceColor',[0 0 0]);
rectangle('Position',[318.75 -287.5 6.25 6.25], 'FaceColor',[0 0 0]);
rectangle('Position',[325 -281.25 6.25 6.25], 'FaceColor',[1 1 1]);
rectangle('Position',[331.25 -281.25 6.25 6.25], 'FaceColor',[1 1 1]);
rectangle('Position',[325 -287.5 6.25 6.25], 'FaceColor',[0 0 0]);
rectangle('Position',[331.25 -287.5 6.25 6.25], 'FaceColor',[0 0 0]);
rectangle('Position',[337.5 -281.25 6.25 6.25], 'FaceColor',[1 1 1]);
rectangle('Position',[343.75 -281.25 6.25 6.25], 'FaceColor',[1 1 1]);
rectangle('Position',[337.5 -287.5 6.25 6.25], 'FaceColor',[0 0 0]);
rectangle('Position',[343.75 -287.5 6.25 6.25], 'FaceColor',[0 0 0]);
rectangle('Position',[350 -281.25 6.25 6.25], 'FaceColor',[1 1 1]);
rectangle('Position',[356.25 -281.25 6.25 6.25], 'FaceColor',[1 1 1]);
rectangle('Position',[350 -287.5 6.25 6.25], 'FaceColor',[0 0 0]);
rectangle('Position',[356.25 -287.5 6.25 6.25], 'FaceColor',[0 0 0]);
rectangle('Position',[362.5 -281.25 6.25 6.25], 'FaceColor',[1 1 1]);
rectangle('Position',[368.75 -281.25 6.25 6.25], 'FaceColor',[1 1 1]);
rectangle('Position',[362.5 -287.5 6.25 6.25], 'FaceColor',[0 0 0]);
rectangle('Position',[368.75 -287.5 6.25 6.25], 'FaceColor',[0 0 0]);
rectangle('Position',[375 -281.25 6.25 6.25], 'FaceColor',[1 1 1]);
rectangle('Position',[381.25 -281.25 6.25 6.25], 'FaceColor',[1 1 1]);
rectangle('Position',[375 -287.5 6.25 6.25], 'FaceColor',[0 0 0]);
rectangle('Position',[381.25 -287.5 6.25 6.25], 'FaceColor',[0 0 0]);
rectangle('Position',[212.5 -306.25 6.25 6.25], 'FaceColor',[1 1 1]);
rectangle('Position',[218.75 -306.25 6.25 6.25], 'FaceColor',[0 0 0]);
rectangle('Position',[212.5 -312.5 6.25 6.25], 'FaceColor',[1 1 1]);
rectangle('Position',[218.75 -312.5 6.25 6.25], 'FaceColor',[0 0 0]);
rectangle('Position',[212.5 -318.75 6.25 6.25], 'FaceColor',[1 1 1]);
rectangle('Position',[218.75 -318.75 6.25 6.25], 'FaceColor',[0 0 0]);
rectangle('Position',[212.5 -325 6.25 6.25], 'FaceColor',[1 1 1]);
rectangle('Position',[218.75 -325 6.25 6.25], 'FaceColor',[0 0 0]);
rectangle('Position',[212.5 -331.25 6.25 6.25], 'FaceColor',[1 1 1]);
rectangle('Position',[218.75 -331.25 6.25 6.25], 'FaceColor',[0 0 0]);
rectangle('Position',[212.5 -337.5 6.25 6.25], 'FaceColor',[1 1 1]);
rectangle('Position',[218.75 -337.5 6.25 6.25], 'FaceColor',[0 0 0]);
rectangle('Position',[212.5 -343.75 6.25 6.25], 'FaceColor',[1 1 1]);
rectangle('Position',[218.75 -343.75 6.25 6.25], 'FaceColor',[0 0 0]);
rectangle('Position',[212.5 -350 6.25 6.25], 'FaceColor',[1 1 1]);
rectangle('Position',[218.75 -350 6.25 6.25], 'FaceColor',[0 0 0]);
rectangle('Position',[212.5 -356.25 6.25 6.25], 'FaceColor',[1 1 1]);
rectangle('Position',[218.75 -356.25 6.25 6.25], 'FaceColor',[0 0 0]);
rectangle('Position',[212.5 -362.5 6.25 6.25], 'FaceColor',[1 1 1]);
rectangle('Position',[218.75 -362.5 6.25 6.25], 'FaceColor',[0 0 0]);
rectangle('Position',[212.5 -368.75 6.25 6.25], 'FaceColor',[1 1 1]);
rectangle('Position',[218.75 -368.75 6.25 6.25], 'FaceColor',[0 0 0]);
rectangle('Position',[212.5 -375 6.25 6.25], 'FaceColor',[1 1 1]);
rectangle('Position',[218.75 -375 6.25 6.25], 'FaceColor',[0 0 0]);
rectangle('Position',[212.5 -381.25 6.25 6.25], 'FaceColor',[1 1 1]);
rectangle('Position',[218.75 -381.25 6.25 6.25], 'FaceColor',[0 0 0]);
rectangle('Position',[212.5 -387.5 6.25 6.25], 'FaceColor',[1 1 1]);
rectangle('Position',[218.75 -387.5 6.25 6.25], 'FaceColor',[0 0 0]);
X=[373.333,362.5,337.5,312.5,275,275,237.5,212.5,187.5,162.5,137.5,118.75,109.375,103.125,96.875,90.625,81.25,81.25,62.5,62.5,62.5,62.5,37.5,37.5,37.5,26.6667];
Y=[-373.333,-362.5,-337.5,-337.5,-325,-275,-262.5,-262.5,-237.5,-212.5,-187.5,-181.25,-178.125,-178.125,-178.125,-178.125,-181.25,-193.75,-212.5,-237.5,-262.5,-287.5,-312.5,-337.5,-362.5,-373.333];
hold on;
plot(X,Y,'r');
legend('1250.14','Location','southoutside');
